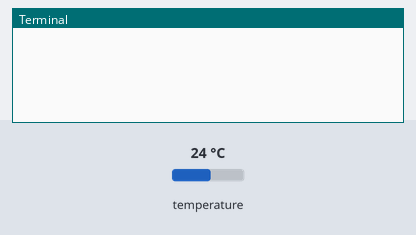
This program was run on a simulated Raspberry Pi (BCM pin numbers). Parts: the last lines printed to the terminal. Inputs (shaded band) come from the test bench; at power-on: temperature 24 °C.

Above: at 1.2 s.
1.3 s: temperature set to 12 °C
At 2.2 s:
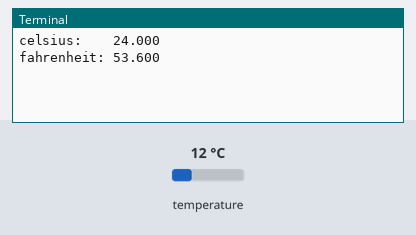
6.1 s: temperature set to 19 °C
At 13.4 s:
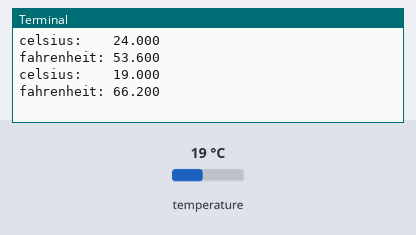

Measured:
- after the input at 1.3 s, the terminal: prints a new line after 0.20 s (image 1)
- after the input at 6.1 s, the terminal: prints a new line after 6.9 s (image 2)

The program:

temperature.py
```python
from w1thermsensor import W1ThermSensor, Unit
import time

sensor = W1ThermSensor()

while True:
    temperature_in_celsius = sensor.get_temperature()
    temperature_in_fahrenheit = sensor.get_temperature(Unit.DEGREES_F)
    print("celsius:    {0:.3f}".format(temperature_in_celsius))
    print("fahrenheit: {0:.3f}".format(temperature_in_fahrenheit))

    time.sleep(10.0)
```
